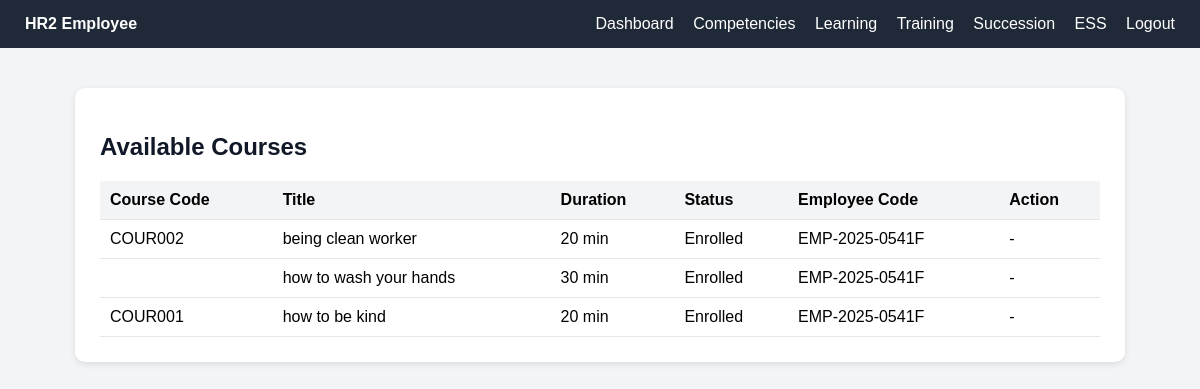
/modules/hr2/user/learning.php (signed in), run on the app's committed database.
### tables this page shows
CREATE TABLE `course_enrolls` (
  `id` int(11) NOT NULL,
  `employee_id` varchar(100) NOT NULL,
  `course_id` varchar(100) NOT NULL,
  `status` varchar(100) NOT NULL
);

CREATE TABLE `courses` (
  `id` int(11) NOT NULL,
  `course_id` varchar(100) NOT NULL,
  `title` varchar(100) DEFAULT NULL,
  `description` text DEFAULT NULL,
  `content_url` varchar(255) DEFAULT NULL,
  `duration_minutes` int(100) NOT NULL,
  `created_at` timestamp NOT NULL DEFAULT current_timestamp() ON UPDATE current_timestamp()
);

### modules/hr2/user/learning.php (the view, shortened to what this page needs)
<?php
include('../../../config/database.php');
$employee_id = (int)$_SESSION['employee_id'];
$stmt_emp = $conn->prepare("SELECT employee_id AS employee_code FROM employees WHERE id = ?");
$stmt_emp->bind_param("i", $employee_id);
$stmt_emp->execute();
$result_emp = $stmt_emp->get_result();
$employee = $result_emp->fetch_assoc();
$employee_code = $employee['employee_code'];
$query = "
SELECT c.course_id, c.title, c.duration_minutes,
       CASE WHEN ce.id IS NULL THEN 0 ELSE 1 END AS enrolled,
       ce.employee_id AS enrolled_employee_code
FROM courses c
LEFT JOIN course_enrolls ce ON ce.course_id = c.course_id AND ce.employee_id = ?
ORDER BY c.created_at DESC
";
$stmt = $conn->prepare($query);
$stmt->bind_param("s", $employee_code);
$stmt->execute();
$result = $stmt->get_result();
$courses = $result->fetch_all(MYSQLI_ASSOC);
?>
<!DOCTYPE html>
<html lang="en">
<head>
</head>
<body>
<div class="navbar">
    <div><strong>HR2 Employee </strong></div>
       <div>
            <a href="../../../index.php">Dashboard</a>
            <a href="competency.php">Competencies</a>
            <a href="learning.php">Learning</a>
            <a href="training.php">Training</a>
            <a href="succession.php">Succession</a>
            <a href="ess.php">ESS</a>
            <a href="../../../logout.php">Logout</a>
        </div>
</div>
<div class="container">
    <h2>Available Courses</h2>
    <table>
        <thead>
            <tr>
                <th>Course Code</th>
                <th>Title</th>
                <th>Duration</th>
                <th>Status</th>
                <th>Employee Code</th>
                <th>Action</th>
            </tr>
        </thead>
        <tbody>
            <?php if (count($courses) > 0): ?>
                <?php foreach ($courses as $c): ?>
                    <tr>
                        <td><?= htmlspecialchars($c['course_id']) ?></td>
                        <td><?= htmlspecialchars($c['title']) ?></td>
                        <td><?= htmlspecialchars($c['duration_minutes']) ?> min</td>
                        <td><?= $c['enrolled'] ? 'Enrolled' : 'Not Enrolled' ?></td>
                        <td><?= $c['enrolled'] ? htmlspecialchars($c['enrolled_employee_code']) : '-' ?></td>
                        <td>
                            <?php if (!$c['enrolled']): ?>
                                <a href="?enroll=<?= urlencode($c['course_id']) ?>" class="enroll-btn">Enroll</a>
                            <?php else: ?>
                                -
                            <?php endif; ?>
                        </td>
                    </tr>
                <?php endforeach; ?>
            <?php else: ?>
                <tr><td colspan="6" style="text-align:center;">No courses available.</td></tr>
            <?php endif; ?>
        </tbody>
    </table>
</div>
</body>
</html>

### modules/hr2/user/learning.php (style rules this page uses)
body { font-family: Arial, sans-serif; background: #f3f4f6; margin: 0; }
.navbar { background: #1f2937; color: #fff; padding: 15px 25px; display: flex; justify-content: space-between; align-items: center; }
.navbar a { color: #fff; text-decoration: none; margin-left: 15px; }
.container { max-width: 1000px; margin: 40px auto; background: #fff; border-radius: 10px; padding: 25px; box-shadow: 0 2px 6px rgba(0,0,0,0.1); }
h2 { color: #111827; margin-bottom: 20px; }
table { width: 100%; border-collapse: collapse; }
th, td { padding: 10px; text-align: left; border-bottom: 1px solid #e5e7eb; }
th { background: #f3f4f6; }

### data on the page
course_enrolls: courses.course_id "COUR002", courses.title "being clean worker", courses.duration_minutes "20", employee "EMP-2025-0541F"
course_enrolls: courses.title "how to wash your hands", courses.duration_minutes "30", employee "EMP-2025-0541F"
course_enrolls: courses.course_id "COUR001", courses.title "how to be kind", courses.duration_minutes "20", employee "EMP-2025-0541F"
